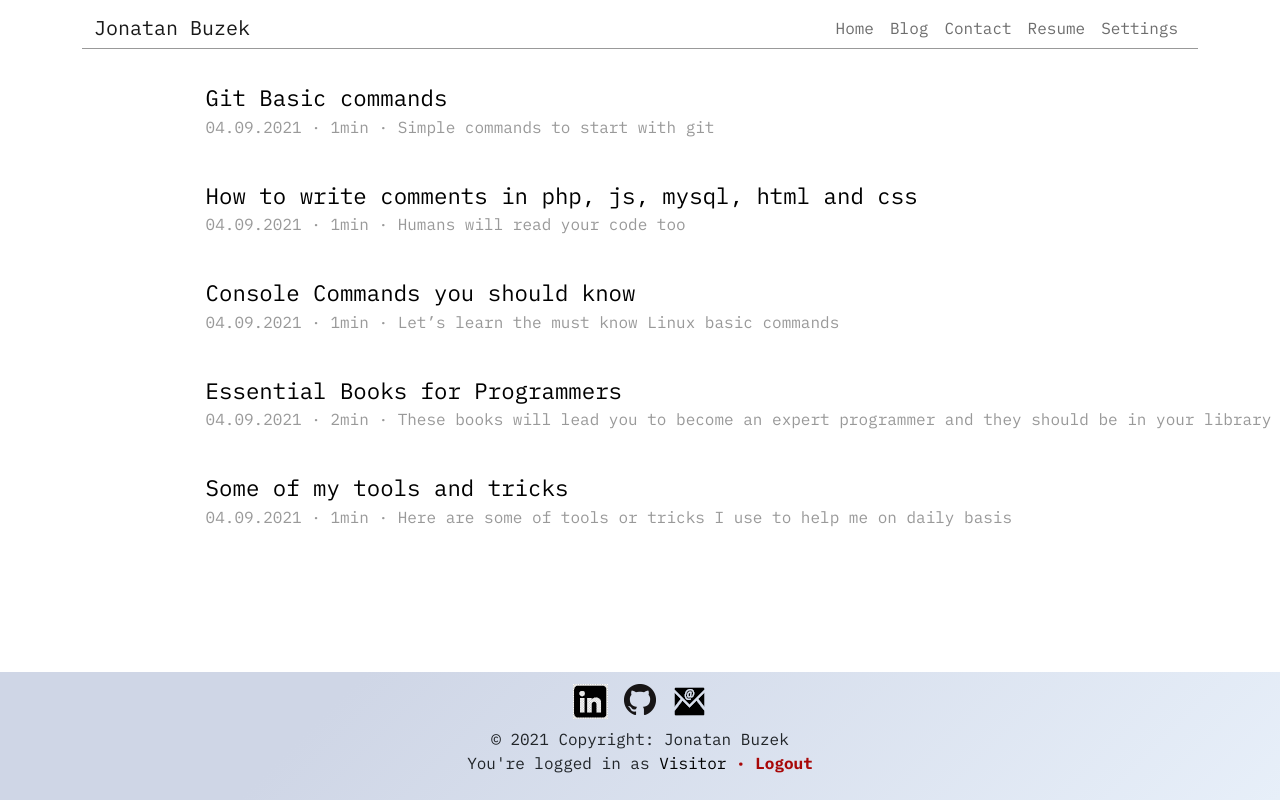
The page /index.php?action=post-index (signed in) on the database its author committed.
### tables this page shows
CREATE TABLE `posts` (
  `id` int(11) NOT NULL,
  `created_date` datetime NOT NULL,
  `updated_date` datetime DEFAULT NULL,
  `fk_author` int(11) NOT NULL,
  `title` varchar(255) NOT NULL,
  `header` text NOT NULL,
  `content` text NOT NULL
);

### App/Controller/PostController.php (called while the page is built, shortened)
<?php
class PostController extends Controller
{
    protected $manager;
    public function __construct($pdo, $session) {
        $this->manager = new Model\PostManager($pdo);
    }
    public function index() {
        $posts = $this->manager->fetchAll();
        require ROOT . '/App/View/blog/index.php';
        exit();
    }
}

### Core/Autoloader.php (called while the page is built, shortened)
<?php
class Autoloader {
    public function register() {
        spl_autoload_register(function ($class) {
            $class = str_replace('\\', '/', $class);
        });
    }
}

### App/Model/PostManager.php (called while the page is built, shortened)
<?php
class PostManager
{
    protected $pdo;
    public function __construct($pdo) {
        $this->pdo = $pdo;
    }
    public function fetchAll() {
        $sql = 'SELECT id postId, DATE_FORMAT(updated_date, "%d.%m.%Y") updatedDate, title, header, content FROM posts';
        $query = $this->pdo->prepare($sql);
        $query->execute();
        $result = $query->fetchAll(\PDO::FETCH_CLASS, 'App\Entity\Post');
        return $result;
    }
}

### public/index.php (called while the page is built, shortened)
<?php
$session = new Core\Security\Session();
if (filter_input(INPUT_GET, 'action')) {
    $action = explode('-', filter_input(INPUT_GET, 'action'));
} else {
    $action = 'homepage';
}
$app = new \App\App($action, $session);
$app->run();

### App/Entity/Post.php (called while the page is built, shortened)
<?php
class Post
{
    protected $postId;
    protected $updatedDate;
    protected $title;
    protected $header;
    protected $content;
    public function getId(): int
    {
        return $this->postId;
    }
    public function getUpdatedDate(): string
    {
        return $this->updatedDate;
    }
    public function getTitle(): string
    {
        return $this->title;
    }
    public function getHeader(): string
    {
        return $this->header;
    }
    public function getReadingTime(): int
    {
        return str_word_count($this->content)>200?(str_word_count($this->content)/200):1;
    }
}

### App/View/blog/index.php (the view, shortened to what this page needs)
<?php
if (isset($posts)) {
    foreach ($posts as $post) {
        ?>
        <div class="row mt-4 blog_post_div">
            <p class="blog_line_title">
                <a class="blog_post_title" href="index.php?action=post-display-<?= $post->getId() . '">' . htmlspecialchars($post->getTitle()); ?></a>
            </p>
            <p class="blog_line_description"><?= $post->getUpdatedDate() . ' · ' . $post->getReadingTime() . 'min <span class="small_screen_hide">· </span><span class="small_screen_show"><br></span>' . htmlspecialchars($post->getHeader()); ?></p>
        </div>
    <?php }
}
require ROOT . '/App/View/template.php';

### public/css/style.css (style rules this page uses)
html { height: 100%; }
body { min-height: 100%; font-family: 'IBM Plex Mono', monospace; }
.blog_line_title, .blog_line_description, .blog_line_add { margin-left: 10%; margin-right: 10%; }
.blog_line_title { margin-bottom: 0; }
.blog_line_description { color: #999; }
.blog_post_title { font-size: 1.4em; text-decoration: none; color: black; }

### public/css/style_768px.css (style rules this page uses)
.small_screen_hide { display: none; }
.blog_line_title, .blog_line_description, .blog_line_add, .post_line_header, .post_line_content, .comments_line { margin-left: 0 !important; margin-right: 0 !important; }

### rows shown on the page
posts: title "Git Basic commands", UpdatedDate "04.09.2021", content "1", header "Simple commands to start with git"
posts: title "How to write comments in php, js, mysql, html and css", UpdatedDate "04.09.2021", content "1", header "Humans will read your code too"
posts: title "Console Commands you should know", UpdatedDate "04.09.2021", content "1", header "Let’s learn the must know Linux basic commands"
posts: title "Essential Books for Programmers", UpdatedDate "04.09.2021", content "2", header "These books will lead you to become an expert programmer and they should be in your library"
posts: title "Some of my tools and tricks", UpdatedDate "04.09.2021", content "1", header "Here are some of tools or tricks I use to help me on daily basis"

### other values the page prints
$session->getSession('username') "Visitor"
